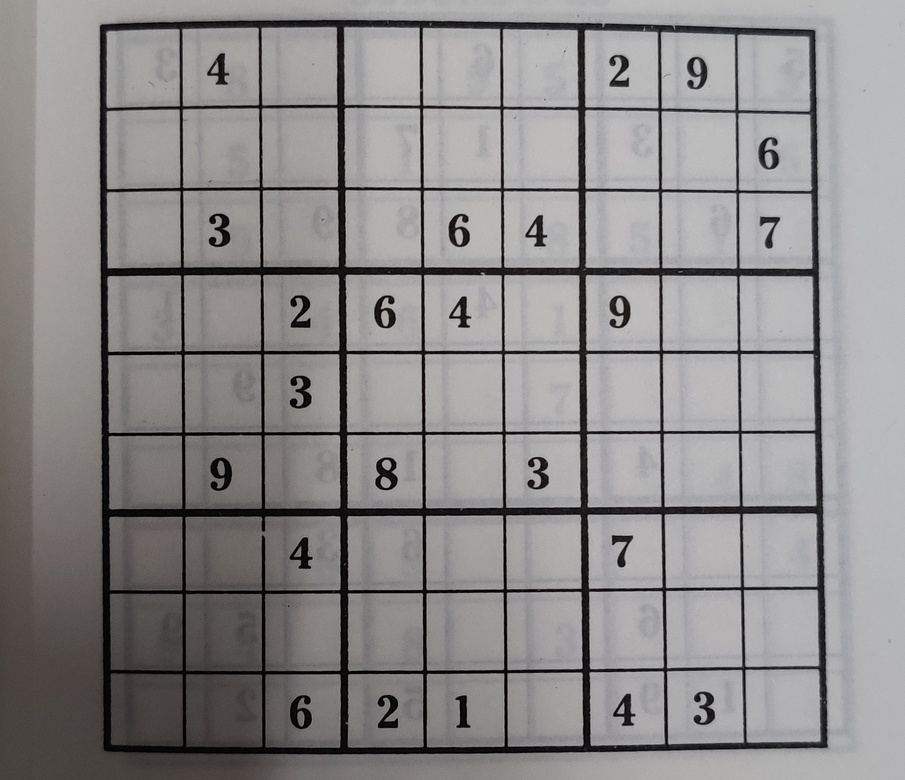
#> input picture sudoku.jpg, 905 x 780 px, shrunk from 1824 x 1572 before the run
$ python gridFinder.py   (older library calls are emulated)
#> lines starting #> are read from the running program, lines starting #| are printed output that depends on the picture; after the words box and inside, x2 and y2 are one past the last pixel; in counts of white or black regions, pixels touching at a corner belong together
import cv2
import numpy as np

image  = cv2.imread("sudoku.jpg")
#> image is the input picture: shape (780, 905, 3); mean B, G, R 139, 139, 141
cv2.imshow("Image", image)

gray = cv2.cvtColor(image, cv2.COLOR_BGR2GRAY)
cv2.imshow("gray", gray)

blur = cv2.GaussianBlur(gray, (5,5), 0)
cv2.imshow("blur", blur)

thresh = cv2.adaptiveThreshold(blur, 255, 1, 1, 11, 2)
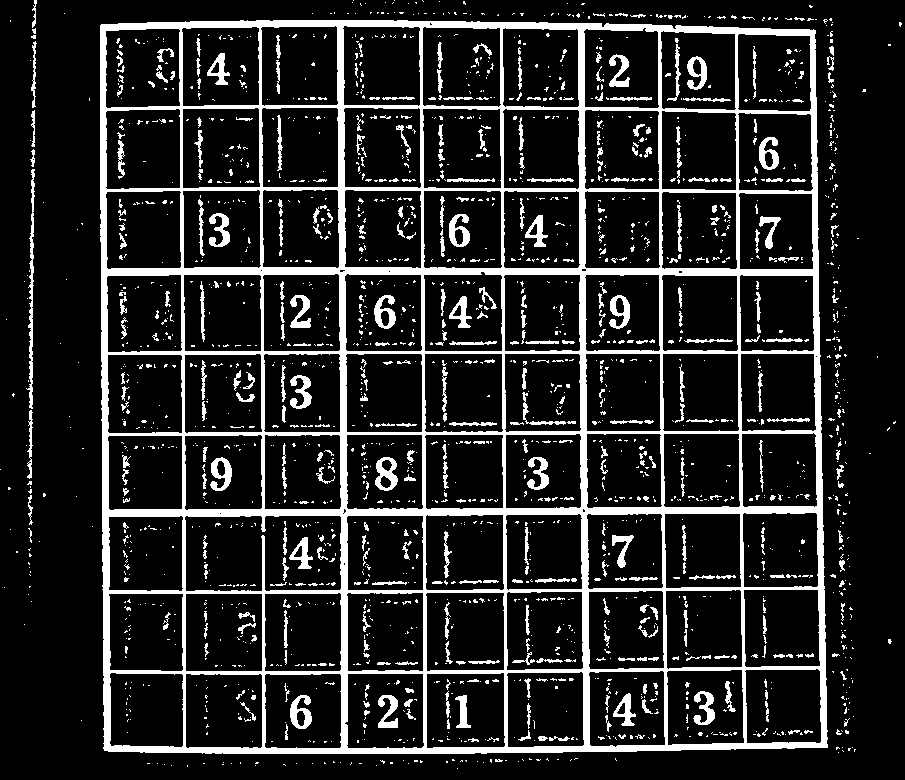
#> thresh: shape (780, 905); 14.7% white; 2119 white regions (1730 under 20 px)
cv2.imshow("thresh", thresh)

_, contours, _ = cv2.findContours(thresh, cv2.RETR_TREE, cv2.CHAIN_APPROX_SIMPLE)
#> contours = 2309 contours, 2009 with area under 20; largest, box (x1, y1, x2, y2) and area: (100, 20, 828, 754) 523439, (184, 515, 342, 592) 11500, (422, 108, 502, 189) 6169, (422, 26, 502, 108) 6128, (424, 353, 504, 433) 6108

max_area = 0
c = 0
for i in contours:
        area = cv2.contourArea(i)
        if area > 1000:
                if area > max_area:
                    max_area = area
                    best_cnt = i
                    image = cv2.drawContours(image, contours, c, (0, 255, 0), 3)
        c+=1
#> this loop made 2309 passes
#> (area, max_area) on pass 304: (523439, 523439)
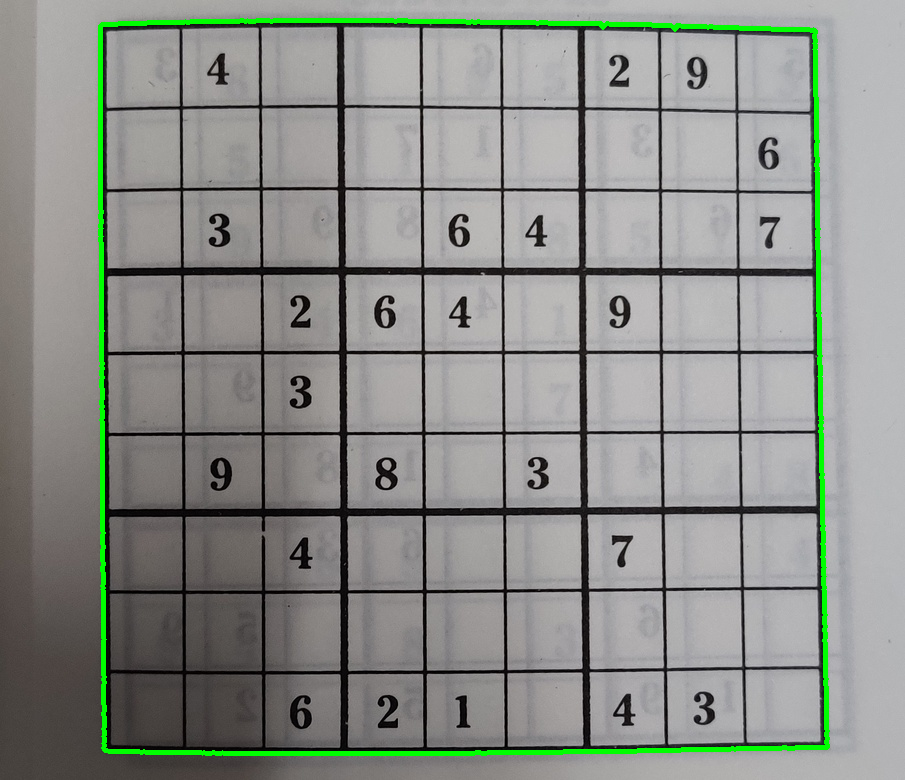
#> image: shape (780, 905, 3); 2.04% of pixels changed, all inside (x1, y1, x2, y2) = (98, 18, 830, 756)
#> after the loop, best_cnt = contour of 351 points, box (x1, y1, x2, y2) (100, 20, 828, 754), area 523439; c = 2309; max_area = 523439

mask = np.zeros((gray.shape),np.uint8)
cv2.drawContours(mask,[best_cnt],0,255,-1)
#> mask: shape (780, 905); 74.4% white; 1 black region, box (x1, y1, x2, y2) and area: (0, 0, 905, 780) 181016
cv2.drawContours(mask,[best_cnt],0,0,2)
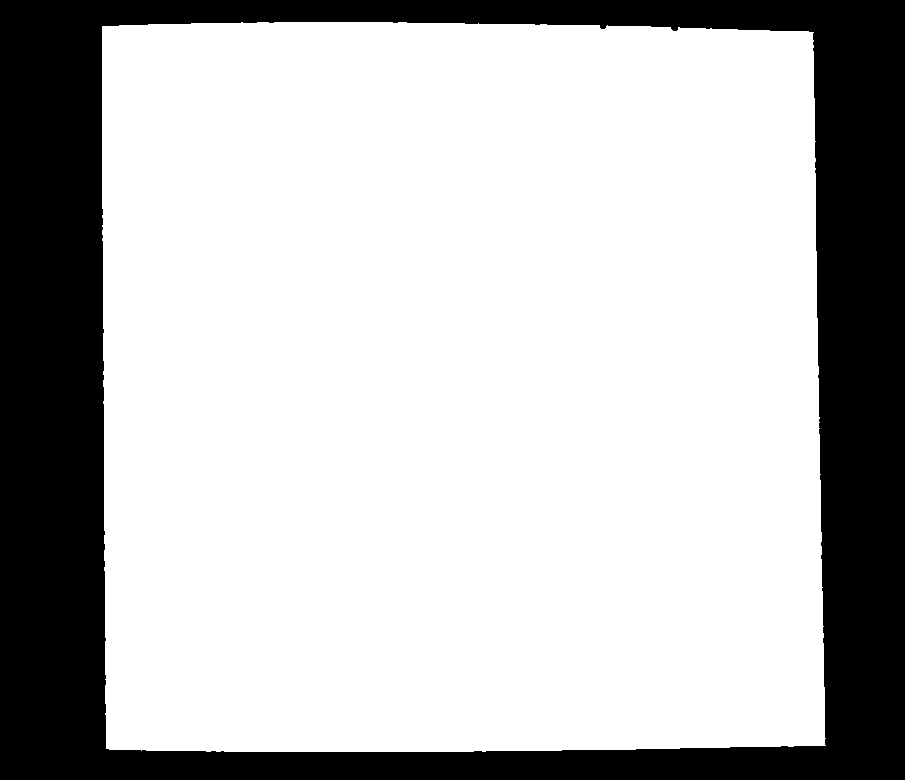
#> mask: shape (780, 905); 73.5% white; 1 black region, box (x1, y1, x2, y2) and area: (0, 0, 905, 780) 186960
cv2.imshow("mask", mask)

out = np.zeros_like(gray)
out[mask == 255] = gray[mask == 255]
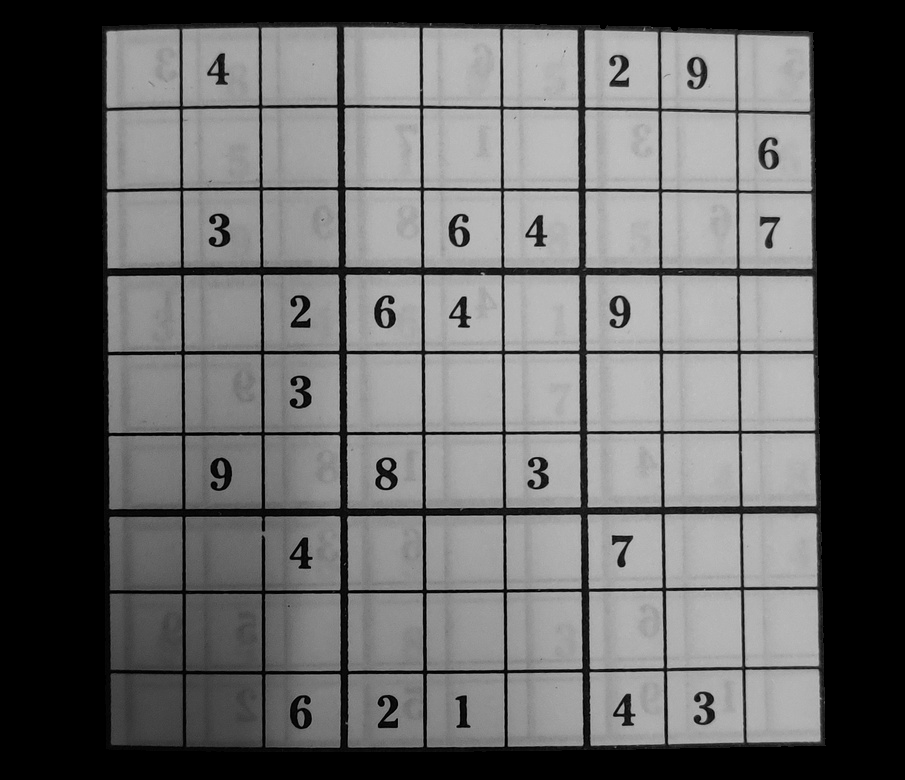
#> out: shape (780, 905); min 0, max 198, mean 101.5
cv2.imshow("New image", out)

blur = cv2.GaussianBlur(out, (5,5), 0)
cv2.imshow("blur1", blur)

thresh = cv2.adaptiveThreshold(blur, 255, 1, 1, 11, 2)
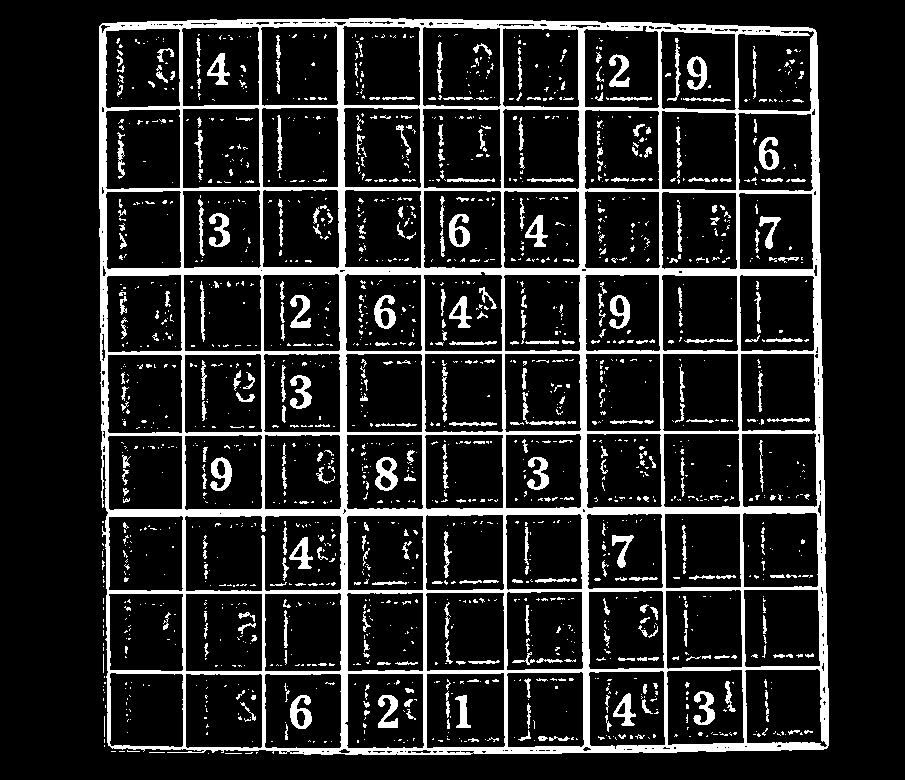
#> thresh: shape (780, 905); 14.4% white; 1791 white regions (1429 under 20 px)
cv2.imshow("thresh1", thresh)

_, contours, _ = cv2.findContours(thresh, cv2.RETR_TREE, cv2.CHAIN_APPROX_SIMPLE)
#> contours = 2112 contours, 1793 with area under 20; largest, box (x1, y1, x2, y2) and area: (99, 18, 829, 755) 525420, (184, 515, 342, 592) 11500, (422, 108, 502, 189) 6169, (422, 26, 502, 108) 6128, (424, 353, 504, 433) 6108

c = 0
for i in contours:
        area = cv2.contourArea(i)
        if area > 1000/2:
            cv2.drawContours(image, contours, c, (0, 255, 0), 3)
        c+=1
#> this loop made 2112 passes
#> area on passes 35, 39, 40: 525420.5, 30, 29
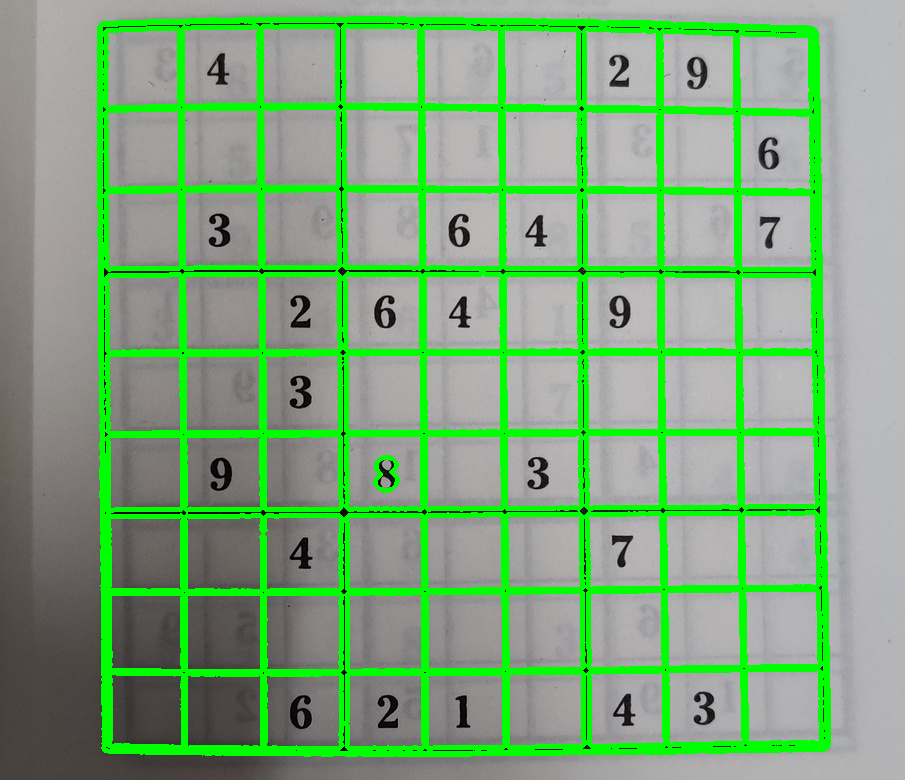
#> image: shape (780, 905, 3); 15.03% of pixels changed, all inside (x1, y1, x2, y2) = (97, 16, 831, 757)
#> after the loop, c = 2112


cv2.imshow("Final Image", image)
cv2.waitKey(0)
cv2.destroyAllWindows()
